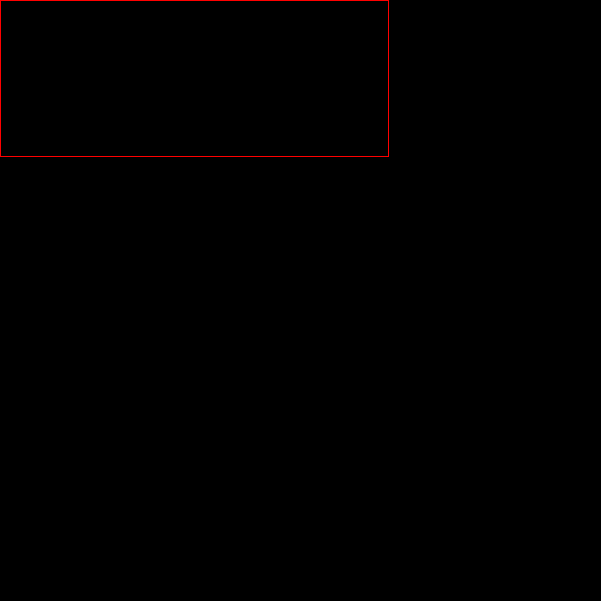
Frame 1 (no input)
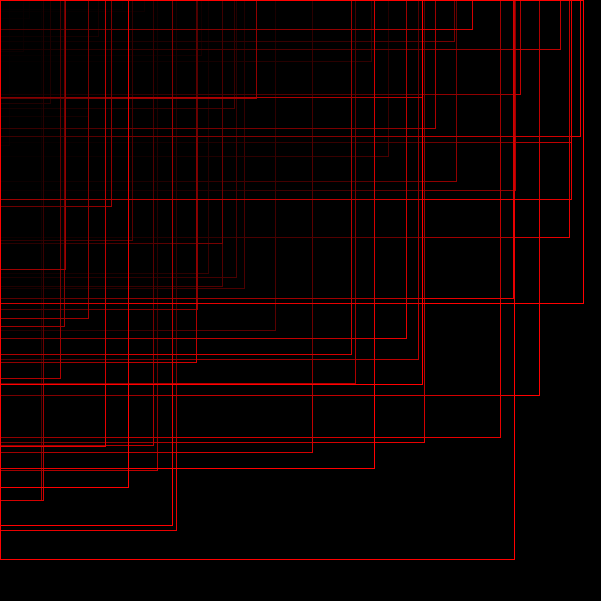
Frame 60 (the mouse pressed at the canvas centre just before this capture)
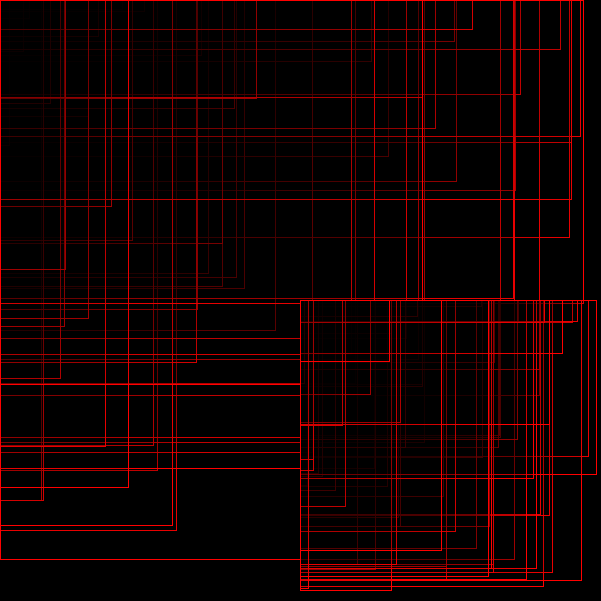
Frame 120 (the mouse held since frame 60 and released just before this capture)

The Processing sketch that drew these frames (run headless with seeded random() and noise(); from frame 60 on, the mouse is pressed at the canvas centre):

// Processing sketch: processing_3524
// ── processing_3524.pde

// Screen setup 
     void setup() {
       size(601, 601);
       stroke(255,0,0);
       background(0);
     } 

// Line drawing
     void draw() {
       fill(random(0),0,0,23);
       rect(mouseX,mouseY,random(0,width-mouseX),random(0,height-mouseY)); 
     }
// Clear action
     void mousePressed() {
        background(0);
     }
// Colour Change          
     void keyPressed() {
        if (key == CODED) 
        if (keyCode == UP) 
        stroke(#03FFEC);
        else if (keyCode == DOWN) 
        stroke(#16FF03);
        else if (keyCode == LEFT) 
        stroke(#FFF30A);  
        else if(keyCode == RIGHT) 
        stroke(#FC17E6);
} 
